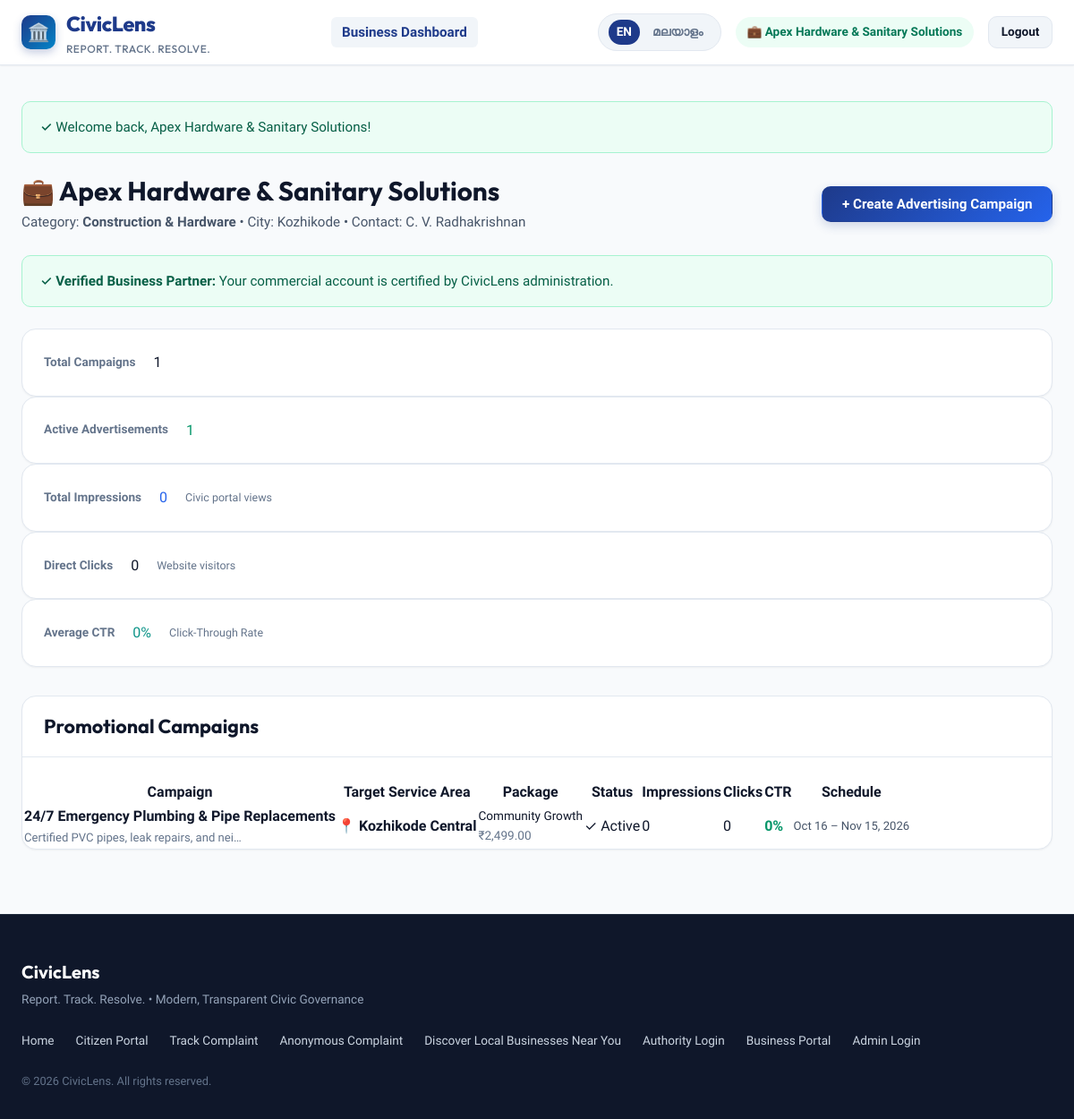
The page /business_dashboard.php (signed in) on the database its author committed.
### tables this page shows
CREATE TABLE IF NOT EXISTS `businesses` (
    `id` INT AUTO_INCREMENT PRIMARY KEY,
    `business_name` VARCHAR(150) NOT NULL,
    `owner_name` VARCHAR(100) NOT NULL,
    `email` VARCHAR(150) NOT NULL UNIQUE,
    `phone` VARCHAR(20) NOT NULL,
    `password_hash` VARCHAR(255) NOT NULL,
    `registration_number` VARCHAR(100) NULL,
    `category` VARCHAR(100) NOT NULL,
    `address` TEXT NOT NULL,
    `city` VARCHAR(100) NOT NULL,
    `website_url` VARCHAR(255) NULL,
    `is_verified` TINYINT(1) DEFAULT 0,
    `verification_notes` TEXT NULL,
    `verified_at` DATETIME NULL,
    `created_at` TIMESTAMP DEFAULT CURRENT_TIMESTAMP,
    INDEX `idx_business_email` (`email`),
    INDEX `idx_business_verified` (`is_verified`)
);

CREATE TABLE IF NOT EXISTS `advertising_campaigns` (
    `id` INT AUTO_INCREMENT PRIMARY KEY,
    `business_id` INT NOT NULL,
    `package_id` INT NULL,
    `title` VARCHAR(150) NOT NULL,
    `description` TEXT NOT NULL,
    `service_area` VARCHAR(150) NOT NULL,
    `banner_image_path` VARCHAR(255) NULL,
    `target_url` VARCHAR(255) NULL,
    `status` ENUM('draft', 'pending_approval', 'approved', 'rejected', 'active', 'paused', 'expired') DEFAULT 'pending_approval',
    `rejection_reason` TEXT NULL,
    `start_date` DATETIME NULL,
    `end_date` DATETIME NULL,
    `paid_status` ENUM('unpaid', 'paid') DEFAULT 'unpaid',
    `created_at` TIMESTAMP DEFAULT CURRENT_TIMESTAMP,
    `updated_at` TIMESTAMP DEFAULT CURRENT_TIMESTAMP ON UPDATE CURRENT_TIMESTAMP,
    FOREIGN KEY (`business_id`) REFERENCES `businesses`(`id`) ON DELETE CASCADE,
    FOREIGN KEY (`package_id`) REFERENCES `advertising_packages`(`id`) ON DELETE SET NULL,
    INDEX `idx_ad_status_dates` (`status`, `start_date`, `end_date`),
    INDEX `idx_ad_location` (`service_area`)
);

CREATE TABLE IF NOT EXISTS `advertising_packages` (
    `id` INT AUTO_INCREMENT PRIMARY KEY,
    `name` VARCHAR(100) NOT NULL,
    `duration_days` INT NOT NULL,
    `price` DECIMAL(10,2) NOT NULL,
    `description` TEXT NOT NULL,
    `impressions_estimate` INT DEFAULT 5000,
    `is_active` TINYINT(1) DEFAULT 1,
    `created_at` TIMESTAMP DEFAULT CURRENT_TIMESTAMP
);

### includes/auth.php (called while the page is built, shortened)
<?php
require_once __DIR__ . '/db.php';
require_once __DIR__ . '/functions.php';
function current_business_id() {
    return isset($_SESSION['business_id']) ? (int)$_SESSION['business_id'] : null;
}
function get_current_business() {
    $db = get_db();
    $stmt = $db->prepare("SELECT id, business_name, owner_name, email, phone, category, address, city, website_url, is_verified FROM businesses WHERE id = ?");
    $stmt->execute([current_business_id()]);
    return $stmt->fetch();
}

### includes/functions.php (called while the page is built, shortened)
<?php
function e($value) {
    return htmlspecialchars((string)$value, ENT_QUOTES, 'UTF-8');
}
function format_date($datetime, $format = 'M d, Y h:i A') {
    $ts = is_numeric($datetime) ? $datetime : strtotime($datetime);
    return date($format, $ts);
}

### business_dashboard.php (the view, shortened to what this page needs)
<?php
require_once __DIR__ . '/includes/auth.php';
require_once __DIR__ . '/includes/csrf.php';
require_once __DIR__ . '/includes/functions.php';
$business_id = current_business_id();
$business = get_current_business();
$db = get_db();
$c_stmt = $db->prepare("
    SELECT c.*, p.name as package_name, p.duration_days, p.price as package_price,
           (SELECT COUNT(*) FROM advertisement_analytics WHERE campaign_id = c.id AND event_type = 'impression') as impressions,
           (SELECT COUNT(*) FROM advertisement_analytics WHERE campaign_id = c.id AND event_type = 'click') as clicks
    FROM advertising_campaigns c
    LEFT JOIN advertising_packages p ON c.package_id = p.id
    WHERE c.business_id = ?
    ORDER BY c.created_at DESC
");
$c_stmt->execute([$business_id]);
$my_campaigns = $c_stmt->fetchAll();
$total_impressions = 0;
$total_clicks = 0;
$active_ads_count = 0;
foreach ($my_campaigns as $mc) {
    $total_impressions += (int)$mc['impressions'];
    $total_clicks += (int)$mc['clicks'];
    if ($mc['status'] === 'active') {
        $active_ads_count++;
    }
}
$overall_ctr = ($total_impressions > 0) ? round(($total_clicks / $total_impressions) * 100, 2) : 0;
require_once __DIR__ . '/includes/header.php';
?>
<div style="margin: 1.5rem 0;">
    <div style="display: flex; justify-content: space-between; align-items: center; flex-wrap: wrap; gap: 1rem; margin-bottom: 1.5rem;">
        <div>
            <h2 style="font-size: 1.85rem; color: var(--primary-navy); margin-bottom: 0.25rem;">
                💼 <?= e($business['business_name']) ?>
            </h2>
            <p style="color: var(--text-secondary); font-size: 0.95rem;">
                Category: <strong><?= e($business['category']) ?></strong> &bull; City: <?= e($business['city']) ?> &bull; Contact: <?= e($business['owner_name']) ?>
            </p>
        </div>
        <div>
            <button class="btn btn-primary" onclick="document.getElementById('newCampaignModal').style.display='block'">
                + Create Advertising Campaign
            </button>
        </div>
    </div>
    <?php if (!$business['is_verified']): ?>
        <div class="alert alert-warning" style="margin-bottom: 1.5rem;">
            <span>⏳ <strong>Account Verification Pending:</strong> Your business profile is under review by administrators. You can draft and schedule campaigns now; they will become active upon approval.</span>
        </div>
    <?php else: ?>
        <div class="alert alert-success" style="margin-bottom: 1.5rem;">
            <span>✓ <strong>Verified Business Partner:</strong> Your commercial account is certified by CivicLens administration.</span>
        </div>
    <?php endif; ?>
    <div class="stat-grid" style="margin-bottom: 2rem;">
        <div class="stat-card">
            <span class="stat-label">Total Campaigns</span>
            <div class="stat-value"><?= count($my_campaigns) ?></div>
        </div>
        <div class="stat-card">
            <span class="stat-label">Active Advertisements</span>
            <div class="stat-value" style="color: #059669;"><?= $active_ads_count ?></div>
        </div>
        <div class="stat-card">
            <span class="stat-label">Total Impressions</span>
            <div class="stat-value" style="color: #2563eb;"><?= number_format($total_impressions) ?></div>
            <span style="font-size: 0.78rem; color: var(--text-muted);">Civic portal views</span>
        </div>
        <div class="stat-card">
            <span class="stat-label">Direct Clicks</span>
            <div class="stat-value" style="color: var(--primary-navy);"><?= number_format($total_clicks) ?></div>
            <span style="font-size: 0.78rem; color: var(--text-muted);">Website visitors</span>
        </div>
        <div class="stat-card">
            <span class="stat-label">Average CTR</span>
            <div class="stat-value" style="color: #0d9488;"><?= $overall_ctr ?>%</div>
            <span style="font-size: 0.78rem; color: var(--text-muted);">Click-Through Rate</span>
        </div>
    </div>
    <div class="card" style="padding: 0; overflow: hidden; margin-bottom: 2rem;">
        <div class="card-header" style="padding: 1.25rem 1.5rem;">
            <h3 class="card-title">Promotional Campaigns</h3>
        </div>
        <?php if (empty($my_campaigns)): ?>
            <div style="text-align: center; padding: 3rem 1.5rem; color: var(--text-secondary);">
                <div style="font-size: 2.5rem; margin-bottom: 0.5rem;">📣</div>
                <h4 style="color: var(--navy-blue); margin-bottom: 0.5rem;">No campaigns created yet</h4>
                <p style="margin-bottom: 1.25rem;">Start reaching neighborhood customers in your local service area today.</p>
                <button class="btn btn-primary btn-sm" onclick="document.getElementById('newCampaignModal').style.display='block'">
                    Launch Your First Campaign &rarr;
                </button>
            </div>
        <?php else: ?>
            <div class="table-responsive">
                <table class="table" style="margin-bottom: 0;">
                    <thead>
                        <tr>
                            <th>Campaign</th>
                            <th>Target Service Area</th>
                            <th>Package</th>
                            <th>Status</th>
                            <th>Impressions</th>
                            <th>Clicks</th>
                            <th>CTR</th>
                            <th>Schedule</th>
                        </tr>
                    </thead>
                    <tbody>
                        <?php foreach ($my_campaigns as $camp): ?>
                            <?php
                            $c_ctr = ($camp['impressions'] > 0) ? round(($camp['clicks'] / $camp['impressions']) * 100, 2) : 0;
                            ?>
                            <tr>
                                <td>
                                    <strong style="color: var(--primary-navy);"><?= e($camp['title']) ?></strong>
                                    <div style="font-size: 0.82rem; color: var(--text-muted); max-width: 250px; text-overflow: ellipsis; overflow: hidden; white-space: nowrap;">
                                        <?= e($camp['description']) ?>
                                    </div>
                                </td>
                                <td><strong>📍 <?= e($camp['service_area']) ?></strong></td>
                                <td style="font-size: 0.85rem;">
                                    <?= e($camp['package_name']) ?><br>
                                    <span style="color: var(--text-muted);">₹<?= number_format($camp['package_price'], 2) ?></span>
                                </td>
                                <td>
                                    <?php if ($camp['status'] === 'active'): ?>
                                        <span class="badge badge-success">✓ Active</span>
                                    <?php elseif ($camp['status'] === 'pending_approval'): ?>
                                        <span class="badge badge-warning">Pending Review</span>
                                    <?php elseif ($camp['status'] === 'rejected'): ?>
                                        <span class="badge badge-danger">Rejected</span>
                                    <?php else: ?>
                                        <span class="badge badge-secondary"><?= e(ucfirst($camp['status'])) ?></span>
                                    <?php endif; ?>
                                </td>
                                <td><?= number_format($camp['impressions']) ?></td>
                                <td><?= number_format($camp['clicks']) ?></td>
                                <td><strong style="color: #059669;"><?= $c_ctr ?>%</strong></td>
                                <td style="font-size: 0.82rem; color: var(--text-secondary);">
                                    <?php if ($camp['status'] === 'active'): ?>
                                        <?= format_date($camp['start_date'], 'M d') ?> &ndash; <?= format_date($camp['end_date'], 'M d, Y') ?>
                                    <?php else: ?>
                                        <?= (int)$camp['duration_days'] ?> Days
                                    <?php endif; ?>
                                </td>
                            </tr>
                        <?php endforeach; ?>
                    </tbody>
                </table>
            </div>
        <?php endif; ?>
    </div>
</div>
<?php require_once __DIR__ . '/includes/footer.php'; ?>

### assets/css/style.css (style rules this page uses)
:root { --primary-navy: #0f172a; --navy-blue: #1e3a8a; --navy-light: #2563eb; --light-blue: #0284c7; --sky-blue: #38bdf8; --accent-cyan: #06b6d4; --bg-page: #f8fafc; --bg-surface: #ffffff; --bg-surface-alt: #f1f5f9; --text-primary: #0f172a; --text-secondary: #475569; --text-muted: #64748b; --text-light: #94a3b8; --border-color: #e2e8f0; --border-focus: #38bdf8; --success: #10b981; --success-bg: #ecfdf5; --warning: #f59e0b; --warning-bg: #fffbeb; --danger: #ef4444; --danger-bg: #fef2f2; --info: #0284c7; --info-bg: #f0f9ff; --radius-sm: 6px; --radius-md: 10px; --radius-lg: 16px; --radius-xl: 24px; --shadow-sm: 0 1px 2px 0 rgb(0 0 0 / 0.05); --shadow-md: 0 4px 6px -1px rgb(0 0 0 / 0.1), 0 2px 4px -2px rgb(0 0 0 / 0.1); --shadow-lg: 0 10px 15px -3px rgb(0 0 0 / 0.1), 0 4px 6px -4px rgb(0 0 0 / 0.1); --shadow-xl: 0 20px 25px -5px rgb(0 0 0 / 0.1), 0 8px 10px -6px rgb(0 0 0 / 0.1); --transition: all 0.2s cubic-bezier(0.4, 0, 0.2, 1); }
* { box-sizing: border-box; margin: 0; padding: 0; }
body { font-family: 'Plus Jakarta Sans', -apple-system, BlinkMacSystemFont, 'Segoe UI', Roboto, sans-serif; background-color: var(--bg-page); color: var(--text-primary); line-height: 1.6; min-height: 100vh; display: flex; flex-direction: column; }
h1, h2, h3, h4, h5, h6 { font-family: 'Outfit', sans-serif; color: var(--primary-navy); line-height: 1.25; font-weight: 700; }
.btn { display: inline-flex; align-items: center; justify-content: center; gap: 0.5rem; padding: 0.65rem 1.35rem; font-family: 'Plus Jakarta Sans', sans-serif; font-size: 0.95rem; font-weight: 600; border-radius: var(--radius-md); border: 1px solid transparent; cursor: pointer; transition: var(--transition); text-align: center; }
.btn-primary { background: linear-gradient(135deg, var(--navy-blue), var(--navy-light)); color: #fff; box-shadow: 0 4px 12px rgba(30, 58, 138, 0.2); }
.alert { padding: 1rem 1.25rem; border-radius: var(--radius-md); margin-bottom: 1.5rem; font-size: 0.95rem; font-weight: 500; display: flex; align-items: center; justify-content: space-between; border: 1px solid transparent; }
.alert-success { background-color: var(--success-bg); color: #065f46; border-color: #a7f3d0; }
.card { background: var(--bg-surface); border: 1px solid var(--border-color); border-radius: var(--radius-lg); box-shadow: var(--shadow-sm); padding: 2rem; margin-bottom: 2rem; }
.card-header { border-bottom: 1px solid var(--border-color); padding-bottom: 1rem; margin-bottom: 1.5rem; display: flex; align-items: center; justify-content: space-between; }
.card-title { font-size: 1.35rem; font-weight: 700; color: var(--primary-navy); }
.table-responsive { width: 100%; overflow-x: auto; }
.stat-card { background: var(--bg-surface); border: 1px solid var(--border-color); border-radius: var(--radius-lg); padding: 1.5rem; box-shadow: var(--shadow-sm); display: flex; align-items: center; gap: 1.25rem; }
.stat-label { font-size: 0.85rem; color: var(--text-muted); font-weight: 600; }

### rows shown on the page
businesses: business_name "Apex Hardware & Sanitary Solutions", category "Construction & Hardware", city "Kozhikode", owner_name "C. V. Radhakrishnan"
advertising_campaigns: title "24/7 Emergency Plumbing & Pipe Replacements", description "Certified PVC pipes, leak repairs, and nei…", service_area "Kozhikode Central", package.name "Community Growth", package.price "2,499.00", status "✓ Active", impressions "0", clicks "0", c_ctr "0", start_date "Oct 16", end_date "Nov 15, 2026"

### other values the page prints
__('app_name') "CivicLens"
__('tagline') "REPORT. TRACK. RESOLVE."
$_SESSION['business_name'] "Apex Hardware & Sanitary Solutions"
__('logout') "Logout"
$msg "Welcome back, Apex Hardware & Sanitary Solutions!"
count($my_campaigns) "1"
$active_ads_count "1"
$total_impressions "0"
$total_clicks "0"
$overall_ctr "0"
APP_NAME "CivicLens"
APP_TAGLINE "Report. Track. Resolve."
__('citizen_portal') "Citizen Portal"
__('track_complaint') "Track Complaint"
__('anonymous_complaint') "Anonymous Complaint"
